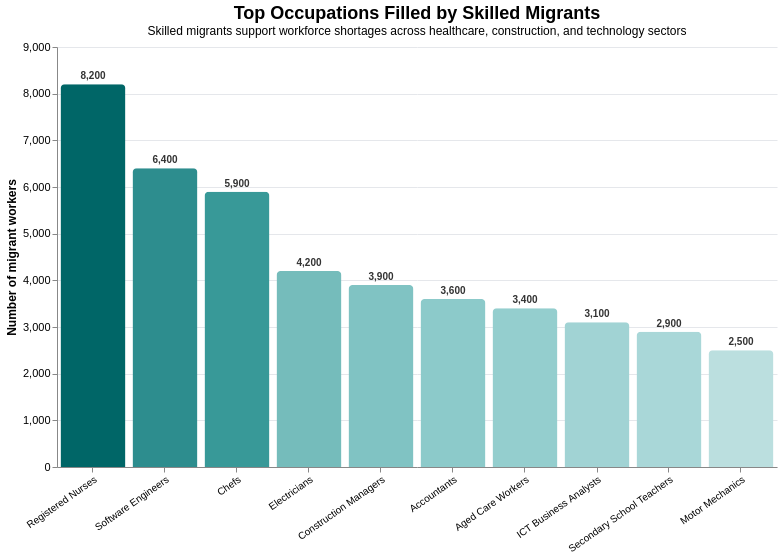

Write a Vega-Lite specification for this figure.
### Vega-Lite specification from a JSON file in a GitHub repository (floating-point values rounded to 4 significant figures)
{"$schema": "https://vega.github.io/schema/vega-lite/v5.json", "description": "Vertical bar chart of jobs held by migrant workers", "width": 720, "height": 420, "data": {"values": [{"Occupation": "Registered Nurses", "Jobs": 8200}, {"Occupation": "Software Engineers", "Jobs": 6400}, {"Occupation": "Chefs", "Jobs": 5900}, {"Occupation": "Electricians", "Jobs": 4200}, {"Occupation": "Construction Managers", "Jobs": 3900}, {"Occupation": "Accountants", "Jobs": 3600}, {"Occupation": "Aged Care Workers", "Jobs": 3400}, {"Occupation": "ICT Business Analysts", "Jobs": 3100}, {"Occupation": "Secondary School Teachers", "Jobs": 2900}, {"Occupation": "Motor Mechanics", "Jobs": 2500}]}, "layer": [{"mark": {"type": "bar", "cornerRadiusTopLeft": 4, "cornerRadiusTopRight": 4}, "encoding": {"x": {"field": "Occupation", "type": "ordinal", "sort": "-y", "title": null, "axis": {"labelAngle": -35, "labelFontSize": 10, "labelLimit": 150}}, "y": {"field": "Jobs", "type": "quantitative", "title": "Number of migrant workers", "axis": {"format": ",.0f", "gridColor": "#E5E7EB"}}, "color": {"field": "Jobs", "type": "quantitative", "scale": {"scheme": "teals"}, "legend": null}, "tooltip": [{"field": "Occupation", "type": "nominal"}, {"field": "Jobs", "type": "quantitative", "title": "Migrant workers", "format": ",.0f"}]}}, {"mark": {"type": "text", "dy": -8, "fontSize": 10, "fontWeight": "bold", "color": "#333333"}, "encoding": {"x": {"field": "Occupation", "type": "ordinal", "sort": "-y"}, "y": {"field": "Jobs", "type": "quantitative"}, "text": {"field": "Jobs", "type": "quantitative", "format": ",.0f"}}}], "title": {"text": "Top Occupations Filled by Skilled Migrants", "subtitle": "Skilled migrants support workforce shortages across healthcare, construction, and technology sectors", "fontSize": 18, "subtitleFontSize": 12}, "config": {"view": {"stroke": null}, "axis": {"labelFontSize": 11, "titleFontSize": 12}}}
